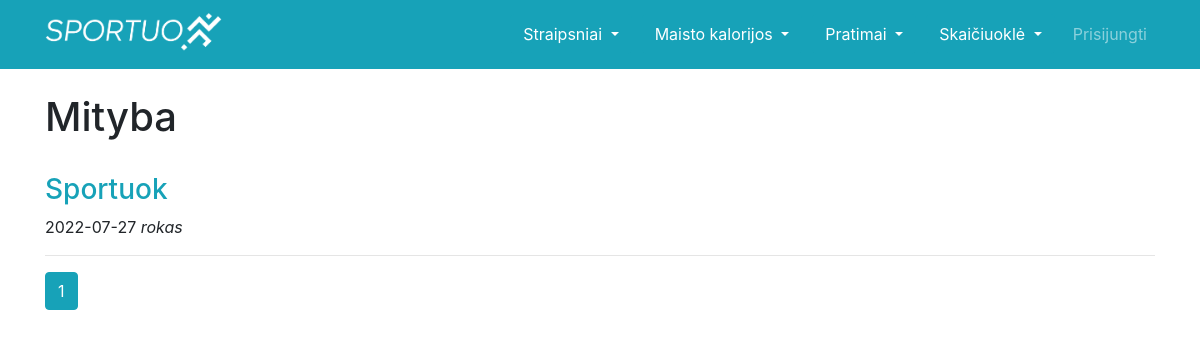
The app's page /straipsniai_sportas with its own data.
### app.py (models this page shows, shortened)
class Straipsnis(db.Model):
    __tablename__ = "straipsnis"
    id = db.Column(db.Integer, primary_key=True)
    vardas = db.Column("Vardas", db.String(), nullable=False)
    pavadinimas = db.Column("Pavadinimas", db.String(), nullable=False)
    tema = db.Column("Tema", db.String(), nullable=False)
    data = db.Column("Data", db.DateTime(), nullable=False, default=datetime.today())
    tekstas = db.Column("Tekstas", db.String(), nullable=False)

### app.py (the view)
@app.route('/straipsniai_sportas')
def straipsniai_sportas():
    page = request.args.get('page', 1, type=int)
    data = Straipsnis.query.filter_by(tema="Sportas").order_by(Straipsnis.data.desc()).paginate(page=page, per_page=9)
    return render_template('straipsniai_sportas.html', data=data, datetime=datetime)

### templates/straipsniai_sportas.html
{% extends "base.html" %}
{% block content %}
<h1>Mityba</h1>
<br>
{% for straipsnis in data.items %}
<h3><a href="{{ url_for('straipsnis',tema=straipsnis.tema, pavadinimas=straipsnis.pavadinimas, id=straipsnis.id) }}"
class="text-info">{{ straipsnis.pavadinimas.capitalize() }}</a></h3>
<p>{{ datetime.strftime(straipsnis.data, "%Y-%m-%d")}} <i>{{ straipsnis.vardas }}</i></p>
<hr>
{% endfor %}
{% for page_num in data.iter_pages(left_edge=1, right_edge=1, left_current=1, right_current=2) %}
  {% if page_num %}
    {% if data.page == page_num %}
      <a class="btn btn-info mb-4" href="{{ url_for('straipsniai_sportas', page=page_num) }}">{{ page_num }}</a>
    {% else %}
      <a class="btn btn-outline-info mb-4" href="{{ url_for('straipsniai_sportas', page=page_num) }}">{{ page_num }}</a>
    {% endif %}
  {% else %}
    ...
  {% endif %}
{% endfor %}
{% endblock %}

### static/css/style.css (style rules this page uses)
body, html { height: 100%; }
* { box-sizing: border-box; }

### records on screen
Straipsnis: pavadinimas "Sportuok", strftime "2022-07-27", vardas "rokas"

### other values on screen
{{ page_num }} "1"
